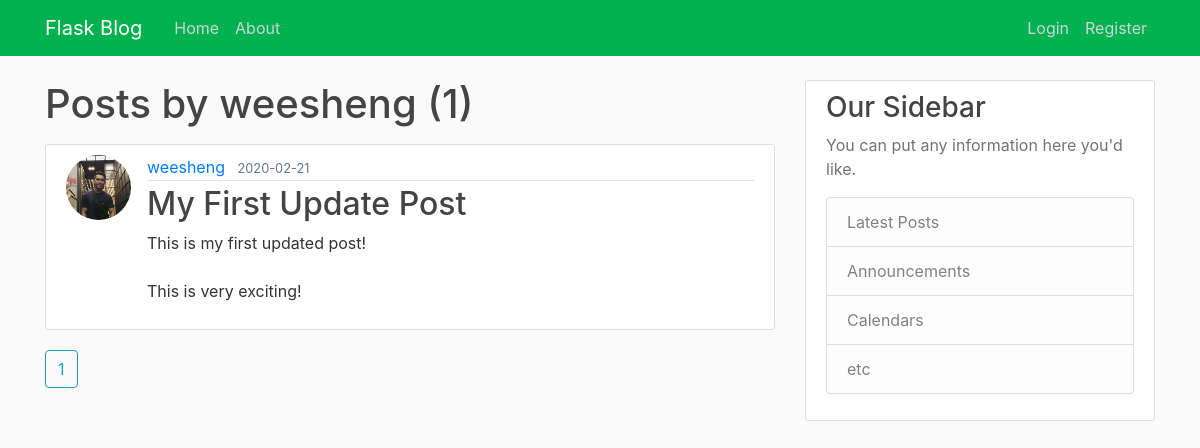
Page /user/weesheng on the earlier database version.
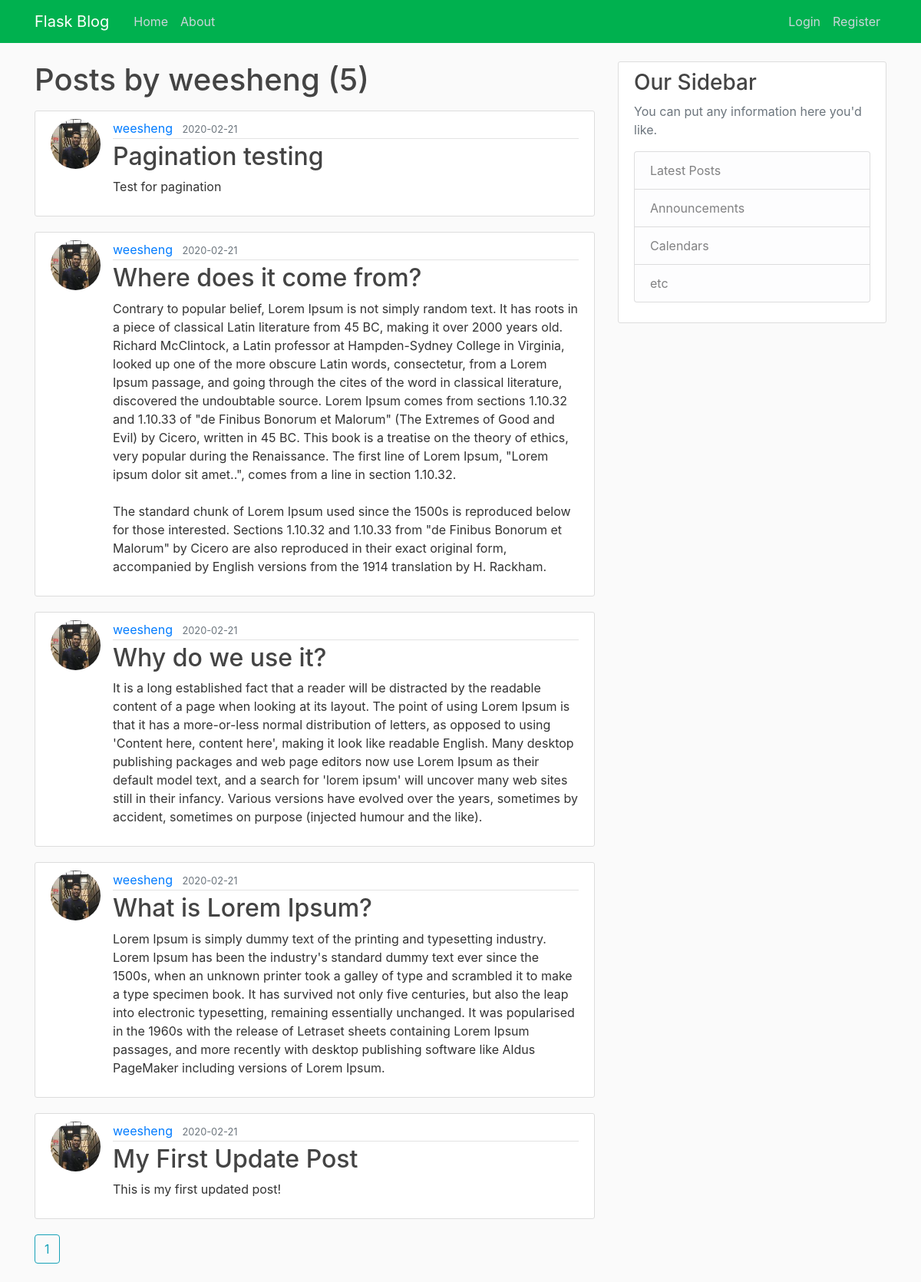
Same page on the later database version.
### flaskblog/models.py (models this page shows, shortened)
class User(db.Model, UserMixin):
    id = db.Column(db.Integer, primary_key=True)
    username = db.Column(db.String(20), unique=True, nullable=False)
    email = db.Column(db.String(120), unique=True, nullable=False)
    image_file = db.Column(db.String(20), nullable=False,
                           default='default.jpg')
    password = db.Column(db.String(60), nullable=False)
    posts = db.relationship('Post', backref='author', lazy=True)

class Post(db.Model):
    id = db.Column(db.Integer, primary_key=True)
    title = db.Column(db.String(100), nullable=False)
    date_posted = db.Column(db.DateTime, nullable=False,
                            default=datetime.utcnow)
    content = db.Column(db.Text, nullable=False)
    user_id = db.Column(db.Integer, db.ForeignKey('user.id'), nullable=False)

### flaskblog/users/routes.py (the view)
@users.route('/user/<string:username>')
def user_posts(username):
    page = request.args.get('page', 1, type=int)
    user = User.query.filter_by(username=username).first_or_404()
    posts = Post.query.filter_by(author=user).order_by(
        Post.date_posted.desc()).paginate(page=page, per_page=5)
    return render_template('user_posts.html', posts=posts, user=user)

### flaskblog/templates/user_posts.html
{% extends "layout.html" %}
{% block content %}
<h1 class="mb-3">Posts by {{user.username}} ({{ posts.total }})</h1>
{% for post in posts.items %}
<article class="media content-section">
    <img class="rounded-circle article-img"
        src="{{ url_for('static', filename='profile_pics/' + post.author.image_file) }}" />
    <div class="media-body">
        <div class="article-metadata">
            <a class="mr-2"
                href="{{ url_for('users.user_posts', username=post.author.username) }}">{{ post.author.username }}</a>
            <small class="text-muted">{{ post.date_posted.strftime('%Y-%m-%d') }}</small>
        </div>
        <h2>
            <a class="article-title" href="{{ url_for('posts.post', post_id=post.id) }}">{{ post.title }}</a>
        </h2>
        <p class="article-content">{{ post.content }}</p>
    </div>
</article>
{% endfor %}
{% for page_num in posts.iter_pages(left_edge=1, right_edge=1, left_current=1, right_current=2) %}
{% if page_num %}
{% if posts.page == page_num %}
<a class="btn btn-outline-info mb-4"
    href="{{url_for('users.user_posts', username=user.username, page=page_num)}}">{{ page_num }}</a>
{% else %}
<a class="btn btn-outline-info mb-4"
    href="{{url_for('users.user_posts',username=user.username, page=page_num)}}">{{ page_num }}</a>
{% endif %}
{% else %}
...
{% endif %}
{% endfor %}
{% endblock content %}

### flaskblog/templates/layout.html (shortened to what this page needs)
<!DOCTYPE html>
<html>
<head>
  <link rel="stylesheet" href="https://maxcdn.bootstrapcdn.com/bootstrap/4.0.0/css/bootstrap.min.css"
>
  <link rel="stylesheet" type="text/css" href="{{ url_for('static', filename='main.css') }}">
</head>
<body>
  <header class="site-header">
    <nav class="navbar navbar-expand-md navbar-dark bg-steel fixed-top">
      <div class="container">
        <a class="navbar-brand mr-4" href="/">Flask Blog</a>
        <div class="collapse navbar-collapse" id="navbarToggle">
          <div class="navbar-nav mr-auto">
            <a class="nav-item nav-link" href="{{ url_for('main.home') }}">Home</a>
            <a class="nav-item nav-link" href="{{ url_for('main.about') }}">About</a>
          </div>
          <div class="navbar-nav">
            {% if current_user.is_authenticated %}
            <a class="nav-item nav-link" href="{{ url_for('posts.new_post') }}">New Post</a>
            <a class="nav-item nav-link" href="{{ url_for('users.account') }}">Account</a>
            <a class="nav-item nav-link" href="{{ url_for('users.logout') }}">Logout</a>
            {% else %}
            <a class="nav-item nav-link" href="{{ url_for('users.login') }}">Login</a>
            <a class="nav-item nav-link" href="{{ url_for('users.register') }}">Register</a>
            {% endif %}
          </div>
        </div>
      </div>
    </nav>
  </header>
  <main role="main" class="container">
    <div class="row">
      <div class="col-md-8">
        {% block content %}{% endblock %}
      </div>
      <div class="col-md-4">
        <div class="content-section">
          <h3>Our Sidebar</h3>
          <p class='text-muted'>You can put any information here you'd like.
            <ul class="list-group">
              <li class="list-group-item list-group-item-light">Latest Posts</li>
              <li class="list-group-item list-group-item-light">Announcements</li>
              <li class="list-group-item list-group-item-light">Calendars</li>
              <li class="list-group-item list-group-item-light">etc</li>
            </ul>
          </p>
        </div>
      </div>
    </div>
  </main>
</body>
</html>

### flaskblog/static/main.css (style rules this page uses)
body { background: #fafafa; color: #333333; margin-top: 5rem; }
h1, h2, h3, h4, h5, h6 { color: #444444; }
.bg-steel { background-color: #00b14f; }
.site-header .navbar-nav .nav-link { color: #cbd5db; }
.content-section { background: #ffffff; padding: 10px 20px; border: 1px solid #dddddd; border-radius: 3px; margin-bottom: 20px; }
.article-title { color: #444444; }
.article-content { white-space: pre-line; }
.article-img { height: 65px; width: 65px; margin-right: 16px; }
.article-metadata { padding-bottom: 1px; margin-bottom: 4px; border-bottom: 1px solid #e3e3e3; }

Differences in the rows shown:
added Post: image_file (picture), author.username "weesheng", date_posted "2020-02-21", title "Pagination testing", content "Test for pagination"
added Post: image_file (picture), author.username "weesheng", date_posted "2020-02-21", title "Where does it come from?", content "Contrary to popular belief, Lorem Ipsum is not simply random text. It has roots in a piece of classical Latin literature from 45 BC, making it over 2000 years old. Richard McClintock, a Latin professor at Hampden-Sydney College in Virginia, looked up one of the more obscure Latin words, consectetur, from a Lorem Ipsum passage, and going through the cites of the word in classical literature, discovered the undoubtable source. Lorem Ipsum comes from sections 1.10.32 and 1.10.33 of \"de Finibus Bonorum et Malorum\" (The Extremes of Good and Evil) by Cicero, written in 45 BC. This book is a treatise on the theory of ethics, very popular during the Renaissance. The first line of Lorem Ipsum,…"
added Post: image_file (picture), author.username "weesheng", date_posted "2020-02-21", title "Why do we use it?", content "It is a long established fact that a reader will be distracted by the readable content of a page when looking at its layout. The point of using Lorem Ipsum is that it has a more-or-less normal distribution of letters, as opposed to using 'Content here, content here', making it look like readable English. Many desktop publishing packages and web page editors now use Lorem Ipsum as their default model text, and a search for 'lorem ipsum' will uncover many web sites still in their infancy. Various versions have evolved over the years, sometimes by accident, sometimes on purpose (injected humour and the like)."
added Post: image_file (picture), author.username "weesheng", date_posted "2020-02-21", title "What is Lorem Ipsum?", content "Lorem Ipsum is simply dummy text of the printing and typesetting industry. Lorem Ipsum has been the industry's standard dummy text ever since the 1500s, when an unknown printer took a galley of type and scrambled it to make a type specimen book. It has survived not only five centuries, but also the leap into electronic typesetting, remaining essentially unchanged. It was popularised in the 1960s with the release of Letraset sheets containing Lorem Ipsum passages, and more recently with desktop publishing software like Aldus PageMaker including versions of Lorem Ipsum."
changed Post "My First Update Post": content "This is my first updated post! This is very exciting!" → "This is my first updated post!"
Other differences:
{{ posts.total }}: "1" → "5"
